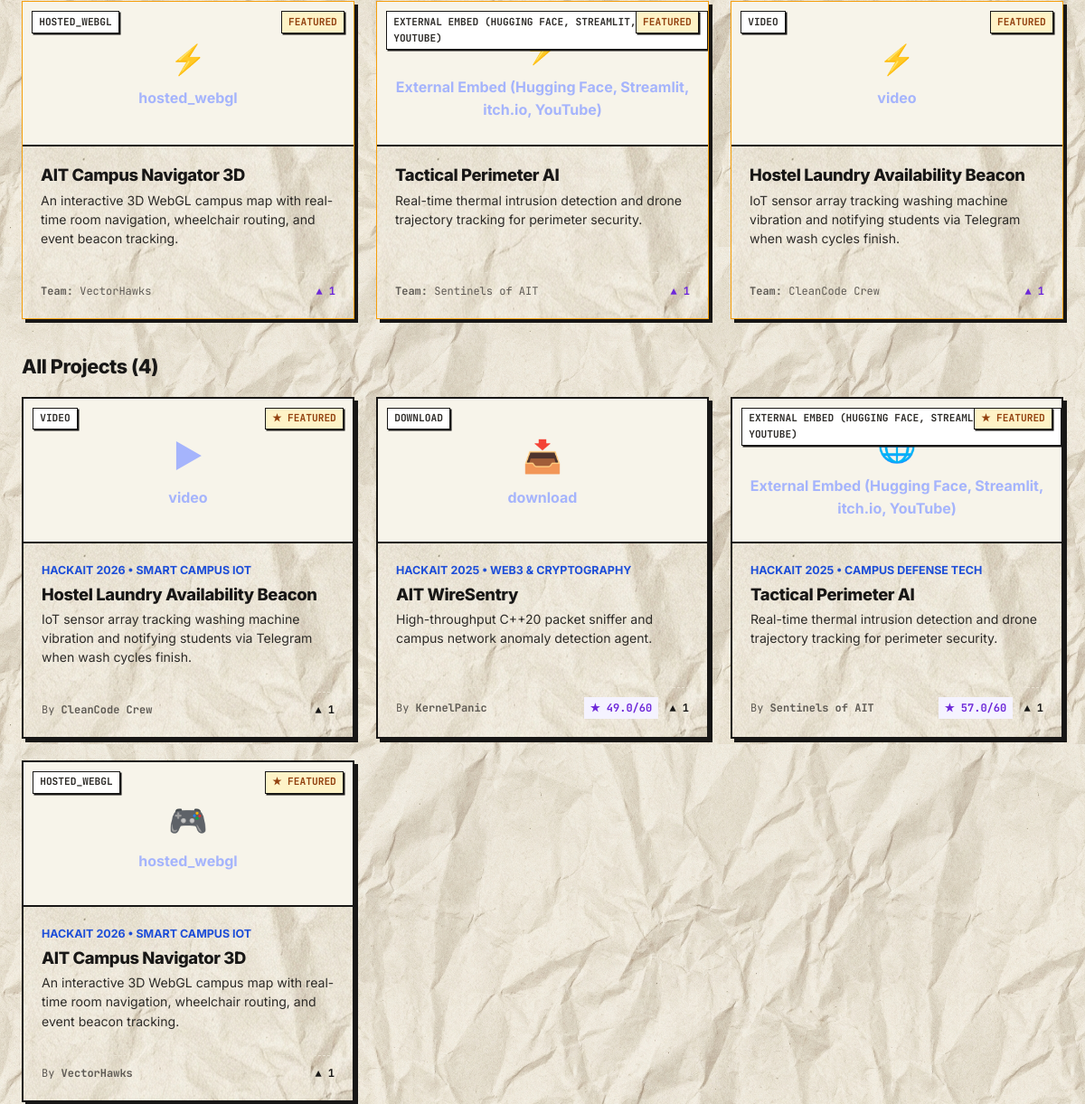
Page /showcase/ (middle part) on the earlier database version.
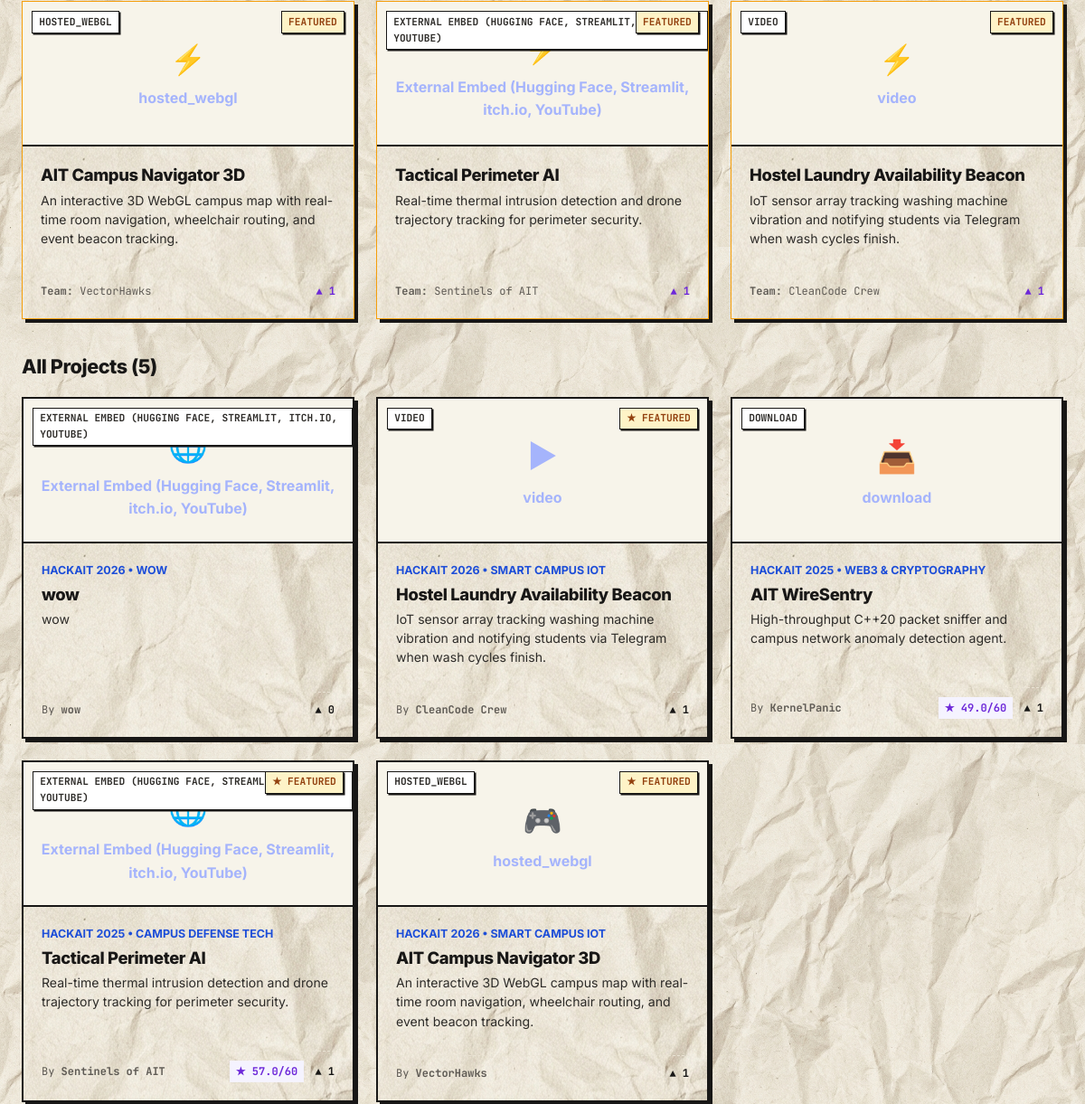
Same page on the later database version.
### app/models.py (models this page shows, shortened)
class ShowcaseProject(db.Model):
    __tablename__ = "showcase_projects"
    id = db.Column(db.Integer, primary_key=True)
    event_id = db.Column(db.Integer, db.ForeignKey("hackathon_events.id"), nullable=False, index=True)
    owner_id = db.Column(db.Integer, db.ForeignKey("users.id"), nullable=False, index=True)
    title = db.Column(db.String(200), nullable=False)
    pitch = db.Column(db.String(300), nullable=False)
    description = db.Column(db.Text, nullable=False)
    track = db.Column(db.String(100), nullable=False, default="General")
    team_name = db.Column(db.String(150), nullable=False)
    tech_tags = db.Column(db.String(255), nullable=True, default="")
    repo_url = db.Column(db.String(255), nullable=True)
    demo_mode = db.Column(db.String(50), nullable=False, default="hosted_build")
    demo_entry_path = db.Column(db.String(255), nullable=True)
    demo_external_url = db.Column(db.String(500), nullable=True)
    video_url = db.Column(db.String(500), nullable=True)
    demo_disabled = db.Column(db.Boolean, default=False, nullable=False)
    status = db.Column(db.String(50), nullable=False, default="Draft", index=True)
    is_reference = db.Column(db.Boolean, default=False, nullable=False, index=True)
    is_featured = db.Column(db.Boolean, default=False, nullable=False, index=True)
    linked_submission_id = db.Column(db.Integer, db.ForeignKey("submissions.id"), nullable=True)
    linked_submission = db.relationship("Submission", foreign_keys=[linked_submission_id], backref="linked_projects")
    created_at = db.Column(db.DateTime, default=utc_now, index=True)
    updated_at = db.Column(db.DateTime, default=utc_now, onupdate=utc_now)
    members = db.relationship("ProjectMember", backref="project", lazy="select", cascade="all, delete-orphan")
    assets = db.relationship("ProjectAsset", backref="project", lazy="select", cascade="all, delete-orphan")
    dev_notes = db.relationship("DevNote", backref="project", lazy="select", cascade="all, delete-orphan")
    judge_scores = db.relationship("JudgeScore", backref="project", lazy="select", cascade="all, delete-orphan")
    upvotes = db.relationship("Upvote", backref="showcase_project", lazy="dynamic", cascade="all, delete-orphan",
                             foreign_keys="Upvote.showcase_project_id")
    comments = db.relationship("Comment", backref="showcase_project", lazy="select",
                               order_by="Comment.created_at.asc()", cascade="all, delete-orphan",
                               foreign_keys="Comment.showcase_project_id")
    status_history = db.relationship("StatusChange", backref="showcase_project", lazy="select",
                                     order_by="StatusChange.created_at.asc()", cascade="all, delete-orphan",
                                     foreign_keys="StatusChange.showcase_project_id")
    @property
    def upvote_count(self) -> int:
        return self.upvotes.count()
    @property
    def average_score(self) -> float:
        scores = [s.total for s in self.judge_scores]
        if not scores:
            return 0.0
        return round(sum(scores) / len(scores), 2)
    @property
    def average_judge_score(self) -> float:
        return self.average_score
    @property
    def judge_count(self) -> int:
        return len(self.judge_scores)
    @property
    def demo_mode_label(self) -> str:
        import site_config
        return site_config.SHOWCASE_DEMO_MODES.get(self.demo_mode, self.demo_mode)
    def get_asset(self, kind: str):
        for a in self.assets:
            if a.kind == kind:
                return a
        return None

class HackathonEvent(db.Model):
    __tablename__ = "hackathon_events"
    id = db.Column(db.Integer, primary_key=True)
    name = db.Column(db.String(150), nullable=False)
    year = db.Column(db.Integer, nullable=False)
    date_start = db.Column(db.Date, nullable=True)
    date_end = db.Column(db.Date, nullable=True)
    theme = db.Column(db.String(255), nullable=True)
    description = db.Column(db.Text, nullable=True)
    organiser = db.Column(db.String(150), nullable=True)
    _tracks = db.Column("tracks", db.Text, nullable=True, default="[]")
    is_active = db.Column(db.Boolean, default=True, nullable=False)
    results_published = db.Column(db.Boolean, default=False, nullable=False)
    created_at = db.Column(db.DateTime, default=utc_now)
    projects = db.relationship("ShowcaseProject", backref="event", lazy="select", cascade="all, delete-orphan")
    @property
    def tracks(self) -> list:
        if not self._tracks:
            return []
        try:
            return json.loads(self._tracks)
        except Exception:
            return []
    @tracks.setter
    def tracks(self, track_list: list):
        self._tracks = json.dumps(track_list or [])

class JudgeScore(db.Model):
    __tablename__ = "judge_scores"
    id = db.Column(db.Integer, primary_key=True)
    project_id = db.Column(db.Integer, db.ForeignKey("showcase_projects.id"), nullable=False)
    judge_id = db.Column(db.Integer, db.ForeignKey("users.id"), nullable=False)
    _rubric_scores = db.Column("rubric_scores", db.Text, nullable=False, default="{}")
    total = db.Column(db.Float, nullable=False, default=0.0)
    private_feedback = db.Column(db.Text, nullable=True)
    public_feedback = db.Column(db.Text, nullable=True)
    created_at = db.Column(db.DateTime, default=utc_now)
    updated_at = db.Column(db.DateTime, default=utc_now, onupdate=utc_now)
    __table_args__ = (
        db.UniqueConstraint("project_id", "judge_id", name="uq_project_judge_score"),
    )
    @property
    def rubric_scores(self) -> dict:
        if not self._rubric_scores:
            return {}
        try:
            return json.loads(self._rubric_scores)
        except Exception:
            return {}
    @rubric_scores.setter
    def rubric_scores(self, data: dict):
        self._rubric_scores = json.dumps(data or {})
    @property
    def innovation(self): return self._get_criterion("innovation")
    @property
    def technical_depth(self): return self._get_criterion("technical_depth")
    @property
    def completeness(self): return self._get_criterion("completeness")
    @property
    def design_ux(self): return self._get_criterion("design_ux")
    @property
    def presentation(self): return self._get_criterion("presentation")
    @property
    def impact(self): return self._get_criterion("impact")

### app/showcase/routes.py (the view)
@showcase_bp.route("/")
def home():
    event_id = request.args.get("event", type=int)
    year = request.args.get("year", type=int)
    track = request.args.get("track", "").strip()
    tag = request.args.get("tag", "").strip()
    demo_mode = request.args.get("demo_mode", "").strip()
    reference_only = request.args.get("reference", type=int)
    sort_by = request.args.get("sort", "newest")
    page = request.args.get("page", 1, type=int)
    query = ShowcaseProject.query.filter(ShowcaseProject.status.in_(site_config.SHOWCASE_PUBLIC_STATUSES))
    if event_id:
        query = query.filter_by(event_id=event_id)
    if track:
        query = query.filter(ShowcaseProject.track.ilike(f"%{track}%"))
    if tag:
        query = query.filter(ShowcaseProject.tech_tags.ilike(f"%{tag}%"))
    if demo_mode:
        query = query.filter_by(demo_mode=demo_mode)
    if reference_only:
        query = query.filter_by(is_reference=True)
    if year:
        query = query.join(HackathonEvent).filter(HackathonEvent.year == year)
    if sort_by == "upvotes":
        projects = query.all()
        projects.sort(key=lambda p: p.upvote_count, reverse=True)
        total = len(projects)
        paginated_projects = projects[(page - 1) * site_config.ITEMS_PER_PAGE : page * site_config.ITEMS_PER_PAGE]
    else:
        query = query.order_by(ShowcaseProject.created_at.desc())
        total = query.count()
        paginated_projects = query.offset((page - 1) * site_config.ITEMS_PER_PAGE).limit(site_config.ITEMS_PER_PAGE).all()
    featured_projects = ShowcaseProject.query.filter(
        ShowcaseProject.status.in_(site_config.SHOWCASE_PUBLIC_STATUSES),
        ShowcaseProject.is_featured == True
    ).limit(3).all()
    events = HackathonEvent.query.order_by(HackathonEvent.year.desc(), HackathonEvent.id.desc()).all()
    return render_template(
        "showcase/home.html",
        projects=paginated_projects,
        featured_projects=featured_projects,
        events=events,
        current_event_id=event_id,
        current_track=track,
        current_tag=tag,
        current_demo=demo_mode,
        reference_only=reference_only,
        sort_by=sort_by,
        page=page,
        total_projects=total,
        total_pages=(total + site_config.ITEMS_PER_PAGE - 1) // site_config.ITEMS_PER_PAGE
    )

### templates/showcase/home.html (shortened to what this page needs)
{% extends 'base.html' %}
{% block content %}
{% if featured_projects and not current_tag and not current_demo and page == 1 %}
  <div style="margin-bottom: 2.5rem;">
    <div class="showcase-grid">
      {% for fp in featured_projects %}
        <div class="project-card" style="border: 1.5px solid #F59E0B;">
          <div class="project-thumbnail">
            {% set cover = fp.get_asset('screenshot') %}
            {% if cover %}
              <img src="{{ url_for('showcase.download_asset', asset_id=cover.id) }}" alt="{{ fp.title }}">
            {% else %}
              <div style="color: #A5B4FC; font-weight: 700; text-align: center; padding: 1rem;">
                <span style="font-size: 2rem; display: block; margin-bottom: 0.3rem;">&#9889;</span>
                {{ fp.demo_mode_label }}
              </div>
            {% endif %}
            <span class="project-thumb-badge">{{ fp.demo_mode_label }}</span>
            <span class="project-thumb-featured">Featured</span>
          </div>
          <div class="project-card-body">
            <h4 class="project-card-title">
              <a href="{{ url_for('showcase.detail', project_id=fp.id) }}">{{ fp.title }}</a>
            </h4>
            <p class="project-pitch">{{ fp.pitch }}</p>
            <div class="project-card-footer">
              <span><strong>Team:</strong> {{ fp.team_name }}</span>
              <span style="font-family: var(--font-mono); font-weight: 700; color: var(--violet);">&#9650; {{ fp.upvote_count }}</span>
            </div>
          </div>
        </div>
      {% endfor %}
    </div>
  </div>
{% endif %}
<div style="display: flex; justify-content: space-between; align-items: center; margin-bottom: 1.25rem;">
  <h3 style="font-size: 1.35rem; font-weight: 800; color: var(--midnight-navy); margin: 0;">
    All Projects ({{ total_projects }})
  </h3>
</div>
{% if projects %}
  <div class="showcase-grid">
    {% for p in projects %}
      <div class="project-card">
        <div class="project-thumbnail">
          {% set cover = p.get_asset('screenshot') %}
          {% if cover %}
            <img src="{{ url_for('showcase.download_asset', asset_id=cover.id) }}" alt="{{ p.title }}">
          {% else %}
            <div style="color: #A5B4FC; font-weight: 700; text-align: center; padding: 1rem;">
              <span style="font-size: 2.2rem; display: block; margin-bottom: 0.3rem;">
                {% if p.demo_mode == 'hosted_webgl' %}&#127918;
                {% elif p.demo_mode == 'video' %}&#9654;
                {% elif p.demo_mode == 'external_embed' %}&#127760;
                {% elif p.demo_mode == 'download' %}&#128229;
                {% else %}&#128247;{% endif %}
              </span>
              {{ p.demo_mode_label }}
            </div>
          {% endif %}
          <span class="project-thumb-badge">{{ p.demo_mode_label }}</span>
          {% if p.is_featured %}
            <span class="project-thumb-featured">&#9733; Featured</span>
          {% endif %}
        </div>
        <div class="project-card-body">
          <div style="font-size: 0.78rem; font-weight: 700; color: var(--electric-blue); text-transform: uppercase; margin-bottom: 0.3rem;">
            {{ p.event.name }} &bull; {{ p.track }}
          </div>
          <h4 class="project-card-title">
            <a href="{{ url_for('showcase.detail', project_id=p.id) }}">{{ p.title }}</a>
          </h4>
          <p class="project-pitch">{{ p.pitch }}</p>
          <div class="project-card-footer">
            <span>By <strong>{{ p.team_name }}</strong></span>
            <div style="display: flex; gap: 0.75rem; align-items: center;">
              {% if p.judge_count > 0 and p.event.results_published %}
                <span title="Average Judge Score" style="background: #F5F3FF; color: var(--violet); padding: 0.15rem 0.45rem; border-radius: var(--radius-sm); font-weight: 700;">
                  &#9733; {{ p.average_judge_score }}/60
                </span>
              {% endif %}
              <span style="font-family: var(--font-mono); font-weight: 700; color: var(--midnight-navy);">
                &#9650; {{ p.upvote_count }}
              </span>
            </div>
          </div>
        </div>
      </div>
    {% endfor %}
  </div>
{% endif %}
{% endblock %}

### templates/base.html (shortened to what this page needs)
<!DOCTYPE html>
<html lang="en">
<head>
  <link rel="stylesheet" href="{{ url_for('static', filename='css/custom.css') }}">
</head>
<body class="{% block body_class %}{% endblock %}">
  {% block main_container %}
    <main class="{% block main_class %}container{% endblock %}">
      {% block content %}{% endblock %}
    </main>
  {% endblock %}
</body>
</html>

Differences in the rows shown:
added ShowcaseProject: demo_mode_label "External Embed (Hugging Face, Streamlit, itch.io, YouTube)", demo_mode_label "EXTERNAL EMBED (HUGGING FACE, STREAMLIT, ITCH.IO, YOUTUBE)", event.name "HACKAIT 2026", track "WOW", title "wow", pitch "wow", team_name "wow", upvote_count "0", shown under "All Projects (5)"
Other differences:
{{ total_projects }}: "4" → "5"
